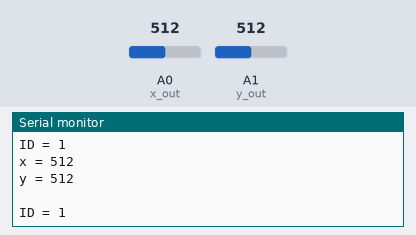
Simulated run of this sketch. Board: Arduino Nano, built with avr-gcc and run on an emulated ATmega328P. Parts: the last lines printed to the serial monitor. The inputs (shaded band) are chosen by the test bench; at power-on: A1 (y_out) = 512, A0 (x_out) = 512. No radio packets arrive unless stated.

Above: at 4.2 s.
4.3 s: A1 (y_out) set to 105
At 4.8 s:
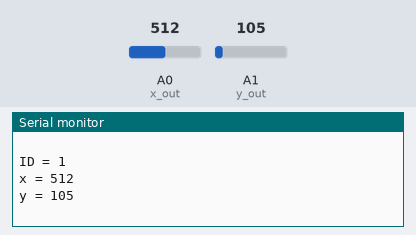
5.8 s: A1 (y_out) set to 88
At 6.7 s:
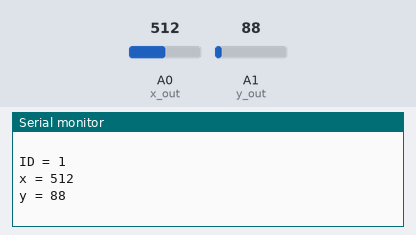
14.8 s: A0 (x_out) set to 991
At 15.6 s:
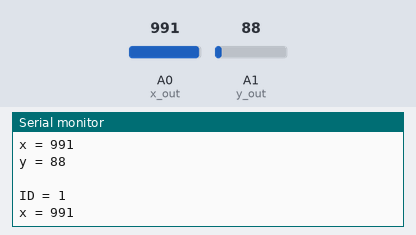
16.3 s: A0 (x_out) set to 1015
At 16.8 s:
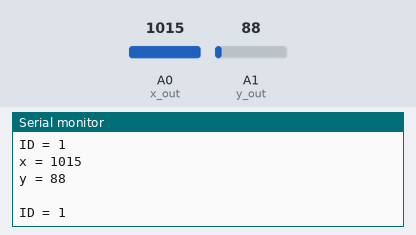
Timing chart, 0 to 18.5 s (numbered marks = the images above; inputs shaded):
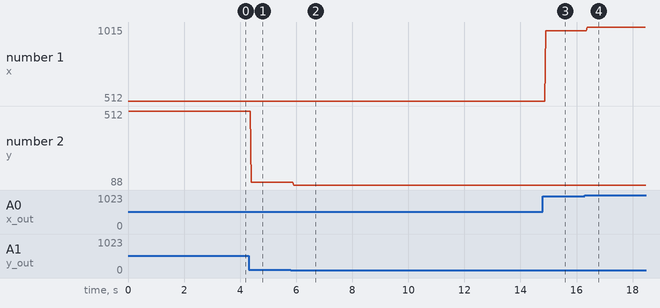

Measured:
- the behaviour switches between 999 and 1000 on A0 (x_out) (found by bisection; images 3 and 4)
- after the input at 4.3 s, the serial monitor: prints a new line after 0.10 s (image 1)
- after the input at 5.8 s, the serial monitor: prints a new line after 0.10 s (image 2)
- after the input at 14.8 s, the serial monitor: prints a new line after 0.09 s (image 3)
- after the input at 16.3 s, the serial monitor: prints a new line after 0.08 s (image 4)
- plotted number 1: 512 → 991 after the input at 14.8 s, 991 → 1015 after the input at 16.3 s
- plotted number 2: 512 → 105 after the input at 4.3 s, 105 → 88 after the input at 5.8 s

The sketch:

Emitter.ino
```cpp
/**
 * This code allows user to send data from arduino to raspberry
 */
#include <stdlib.h>
#include <SPI.h>
#include <nRF24L01.h>
#include <RF24.h>
#include <RF24Network.h>
#include <printf.h>

/**
    Number of emitter to change :
      EMITTER 1 : 1 (base / shoudler)
      EMITTER 2 : 2 (elbow / poignet ver)
      EMITTER 3 : 3 (poignet rot / gripper)
*/
#define EMITTER 2

RF24 radio(9,10); //emission with Arduino Nano-rf

RF24Network network(radio);

struct dataToSend
{
    short id = EMITTER - 1;
    short xAxis;
    short yAxis;
    /*
    short mode = 30000;
    short _action = 31000;
    short file = 32000;
    */
} sendData;

// Réseau
const uint16_t motherNode      = 00;
const uint16_t sonNodes[4] = {01, 02, 03, 04};

const uint16_t myNode       = sonNodes[EMITTER - 1];
const uint16_t targetedNode = motherNode;

//outputs of the accelerometer
const byte x_out = A0;
const byte y_out = A1;

short i = 0;

// ---------------------------------------- //
// -                SETUP                 - //
// ---------------------------------------- //
void setup()
{
    Serial.begin(9600);
    SPI.begin();
    printf_begin();

    //init radio
    radio.begin();
    //radio.setPALevel(RF24_PA_MAX);
    //radio.setDataRate(RF24_2MBPS);
    //radio.setAutoAck(1);
    //radio.setRetries(1,3);
    //radio.setRetries(15,15);
    //radio.enableDynamicPayloads();
    //radio.setPayloadSize(sizeof(sendData));
    //radio.powerUp();
    radio.printDetails();

    radio.stopListening();

    //radio.printDetails();

    //init network
    network.begin(108, myNode);

}


// ---------------------------------------- //
// -                LOOP                  - //
// ---------------------------------------- //
void loop()
{
    //updates network
    network.update();
    //i++;


    //reads data from the accelerometer
    sendData.xAxis = analogRead(x_out);
    sendData.yAxis = analogRead(y_out);

    //sendData.id = i;
    //sendData.xAxis = 4;
    //sendData.yAxis = 4;
    /*
    sendData.mode = 4;
    sendData._action = 4;
    sendData.file = 4;
    */

    Serial.print("ID = ");
    Serial.println(sendData.id);
    Serial.print("x = ");
    Serial.println(sendData.xAxis);
    Serial.print("y = ");
    Serial.println(sendData.yAxis);
    Serial.println(" ");
    /*
    Serial.print("PayLoadSize = ");
    Serial.println(radio.getDynamicPayloadSize());
    //Serial.println(sendData.id);
    //Serial.println(sizeof(sendData));
    delay(1000);
    */

    //sends data
    RF24NetworkHeader nHeader(targetedNode);
    network.write(nHeader, &sendData, sizeof(sendData));
    //delay(100);
}
```
